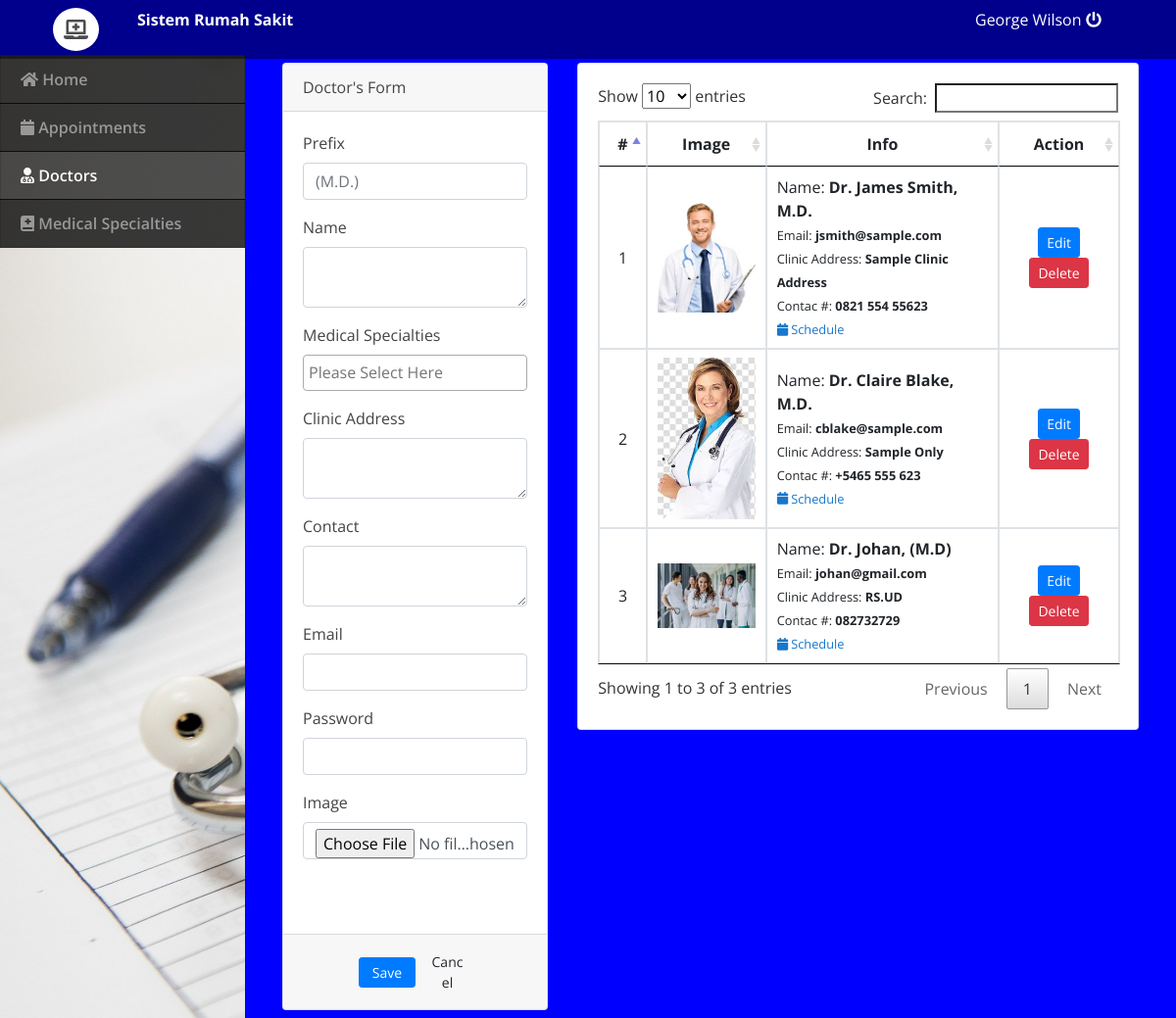
Screenshot of /admin/index.php?page=doctors (signed in) with the database file from the repository.
### tables this page shows
CREATE TABLE `doctors_list` (
  `id` int(30) NOT NULL,
  `name` text NOT NULL,
  `name_pref` varchar(100) NOT NULL,
  `clinic_address` text NOT NULL,
  `contact` text NOT NULL,
  `email` text NOT NULL,
  `specialty_ids` text NOT NULL,
  `img_path` text NOT NULL,
  `date_created` datetime NOT NULL DEFAULT current_timestamp()
);

### admin/doctors.php (the view, shortened to what this page needs)
<?php include('db_connect.php');?>
<div class="container-fluid">
	<div class="col-lg-12">
		<div class="row">
			<div class="col-md-4">
			<form action="" id="manage-doctor">
				<div class="card">
					<div class="card-header">
						   Doctor's Form
				  	</div>
					<div class="card-body">
							<div class="form-group">
								<label for="" class="control-label">Prefix</label>
								<input type="text" class="form-control" name="name_pref" placeholder="(M.D.)" required="">
							</div>
							<div class="form-group">
								<label class="control-label">Name</label>
								<textarea name="name" id="" cols="30" rows="2" class="form-control" required=""></textarea>
							</div>
							<div class="form-group">
								<label class="control-label">Medical Specialties</label>
							</div>
							<div class="form-group">
								<label class="control-label">Clinic Address</label>
								<textarea name="clinic_address" id="" cols="30" rows="2" class="form-control" required=""></textarea>
							</div>
							<div class="form-group">
								<label for="" class="control-label">Contact</label>
								<textarea name="contact" id="" cols="30" rows="2" class="form-control" required=""></textarea>
							</div>
							<div class="form-group">
								<label for="" class="control-label">Email</label>
								<input type="email" class="form-control" name="email" required="">
							</div>
							<div class="form-group">
								<label for="" class="control-label">Password</label>
								<input type="password" class="form-control" name="password" >
							</div>
							<div class="form-group">
								<label for="" class="control-label">Image</label>
								<input type="file" class="form-control" name="img" onchange="displayImg(this,$(this))">
							</div>
							<div class="form-group">
							</div>
					</div>
					<div class="card-footer">
						<div class="row">
							<div class="col-md-12">
								<button class="btn btn-sm btn-primary col-sm-3 offset-md-3"> Save</button>
								<button class="btn btn-sm btn-default col-sm-3" type="button" onclick="_reset()"> Cancel</button>
							</div>
						</div>
					</div>
				</div>
			</form>
			</div>
			<div class="col-md-8">
				<div class="card">
					<div class="card-body">
						<table class="table table-bordered table-hover">
							<thead>
								<tr>
									<th class="text-center">#</th>
									<th class="text-center">Image</th>
									<th class="text-center">Info</th>
									<th class="text-center">Action</th>
								</tr>
							</thead>
							<tbody>
								<?php
								$i = 1;
								$cats = $conn->query("SELECT * FROM doctors_list order by id asc");
								while($row=$cats->fetch_assoc()):
								?>
								<tr>
									<td class="text-center"><?php echo $i++ ?></td>
									<td class="text-center">
										<img src="../assets/img/<?php echo $row['img_path'] ?>" alt="">
									</td>
									<td class="">
										 <p>Name: <b><?php echo "Dr. ".$row['name'].', '.$row['name_pref'] ?></b></p>
										 <p><small>Email: <b><?php echo $row['email'] ?></b></small></p>
										 <p><small>Clinic Address: <b><?php echo $row['clinic_address'] ?></b></small></p>
										 <p><small>Contac #: <b><?php echo $row['contact'] ?></b></small></p>
										 <p><small><a href="javascript:void(0)" class="view_schedule" data-id="<?php echo $row['id'] ?>" data-name="<?php echo "Dr. ".$row['name'].', '.$row['name_pref'] ?>"><i class='fa fa-calendar'></i> Schedule</a></b></small></p>
									</td>
									<td class="text-center">
										<button class="btn btn-sm btn-primary edit-doctor" type="button" data-id="<?php echo $row['id'] ?>" data-name="<?php echo $row['name'] ?>" data-name_pref="<?php echo $row['name_pref'] ?>" data-clinic_address="<?php echo $row['clinic_address'] ?>" data-contact="<?php echo $row['contact'] ?>"  data-img_path="<?php echo $row['img_path'] ?>" data-specialty_ids="<?php echo $row['specialty_ids'] ?>" data-email="<?php echo $row['email'] ?>">Edit</button>
										<button class="btn btn-sm btn-danger delete_doctor" type="button" data-id="<?php echo $row['id'] ?>">Delete</button>
									</td>
								</tr>
								<?php endwhile; ?>
							</tbody>
						</table>
					</div>
				</div>
			</div>
		</div>
	</div>
</div>

### admin/assets/css/style.css (style rules this page uses)
body { font-family: "Open Sans", sans-serif; color: #444444; width: 100%; height: calc(100%); }
a { color: #1977cc; }

### admin/index.php (style rules this page uses)
body { background: #0000FF; }

### admin/doctors.php (style rules this page uses)
td { vertical-align: middle !important; }
td p { margin: unset }
img { max-width:100px; max-height: :150px; }

### rows the page displays
doctors_list: img_path (picture), name "James Smith", name_pref "M.D.", email "jsmith@sample.com", clinic_address "Sample Clinic Address", contact "0821 554 55623"
doctors_list: img_path (picture), name "Claire Blake", name_pref "M.D.", email "cblake@sample.com", clinic_address "Sample Only", contact "+5465 555 623"
doctors_list: img_path (picture), name "Johan", name_pref "(M.D)", email "johan@gmail.com", clinic_address "RS.UD", contact "082732729"

### other values shown
$_SESSION['login_name'] "George Wilson"
